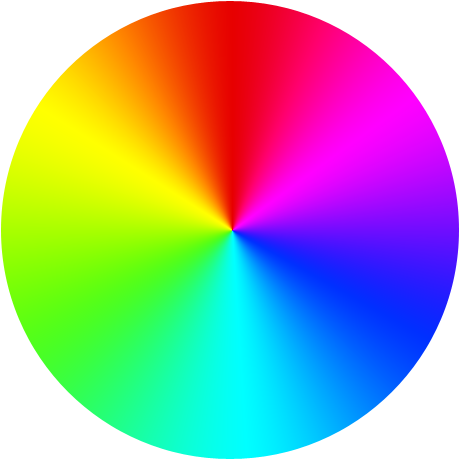
#> input picture 07_Image_Manipulation/color_circle.png, 460 x 460 px
$ jupyter execute --allow-errors Image_Manipulation_and_Filtering.ipynb   (shell and % lines are left out)   (older library calls are emulated)
#> lines starting #> are read from the running program, lines starting #| are printed output that depends on the picture; after the words box and inside, x2 and y2 are one past the last pixel; in counts of white or black regions, pixels touching at a corner belong together
# Image Manipulation and Filtering
This notebook explains the basic concepts of image manipulation and filtering by using the Numpy and Scipy pckages.

## Import the necessary packages

[cell 1]
# Import the required modules
import matplotlib.pyplot as plt
import matplotlib.colors
import numpy as np
from PIL import Image
from skimage import data
import scipy
# from IPython.html.widgets import interact, fixed
from ipywidgets import interact, fixed, FloatSlider, IntSlider,FloatRangeSlider, Label

## Read an image and display it

[cell 2]
# Load an image
rgb_image_int = Image.open("color_circle.png")
#> rgb_image_int is the input picture: PIL image 460x460 RGBA; mean R, G, B, A 108.6, 110.3, 104.4, 198.5
rgb_image_float= np.asarray(rgb_image_int,dtype=float)/255.0 # Convert the image to numpy array
print(rgb_image_float.shape)
#| (460, 460, 4)
rgb_image_float = rgb_image_float[:,:,:3] # Make sure image has three layers
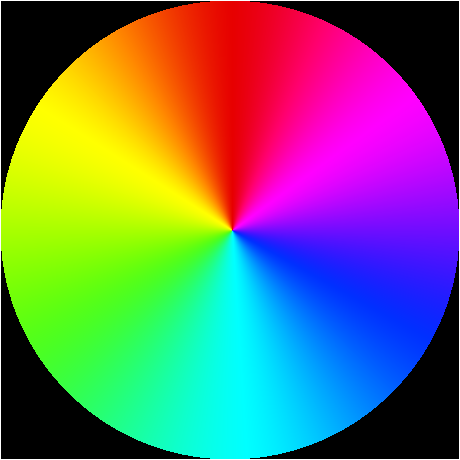
#> rgb_image_float: shape (460, 460, 3) float64; mean R, G, B 0.426, 0.432, 0.409
print(rgb_image_float.shape)
#| (460, 460, 3)
#> the sliders are set to original_image = <module 'ipywidgets.fixed_' fr, reduce_intensity_factor = 0.5
plt.imshow(rgb_image_float)
plt.show()

## Convert an RGB image to gray scale
The code below shows how to convert RGB image to gray scale. It also shows how to limit the range of the displayed intensities.

## Convert an RGB image to HSV and reduce the intensity
The code below shows how to convert RGB image HSV, change the intensity value in the HSV image, convert the HSV back to RGB, and display the result.

[cell 3]
def demo_rgb_to_hsv(original_image,reduce_intensity_factor=0.5):
#> the sliders are set to original_image = <module 'ipywidgets.fixed_' fr, range = [0.3, 0.7], continuous_update = False, description = Range
    original_rgb_image_float= np.asarray(original_image,dtype=float)/255.0 # Convert the image float
    original_rgb_image_float = original_rgb_image_float[:,:,:3] # Make sure image has three layers
    hsv_image=matplotlib.colors.rgb_to_hsv(original_rgb_image_float)
    hsv_image_processed=hsv_image.copy()
    hsv_image_processed[:,: ,2]=hsv_image[:,: ,2]*reduce_intensity_factor
    rgb_image_processed=matplotlib.colors.hsv_to_rgb(hsv_image_processed)
    fig1, axes_array = plt.subplots(1, 2)
    fig1.set_size_inches(8,4)
    image_plot = axes_array[0].imshow(original_rgb_image_float) # Show the RGB image
    axes_array[0].axis('off')
    axes_array[0].set(title='RGB Image')
    image_plot = axes_array[1].imshow(rgb_image_processed) # Show the gray image
    axes_array[1].axis('off')
    axes_array[1].set(title='Reduced Intensity Image')
    plt.show()

rgb_image_int = Image.open("color_circle.png")
#> (the rest of this cell did not finish here and is left out)

[cell 4]
# [16 lines left out: function demo_image_diaply_range, not called in this run]

rgb_image_int = Image.open("color_circle.png")
#> (the rest of this cell did not finish here and is left out)

# Image Filters
* Filtering an image means replacing each pixel in the original image with a linear combination of that pixel and its neighbors.
* The filter “template” or “kernel” or “mask” $H[u,v]$ is the values for the weights in the linear combination.
* Assuming the kernel size is 2k+1 by 2k+1 and the center element is element (0,0):
$$\large g(i,j) = \sum\limits_{u =  - k}^{k} {\sum\limits_{v =  - k}^{k} {h(u,v)f(i +u,j +v)} }   $$

## Convolution
Convolution is the same as correlation except the mask (also known as **kernel**, or **template**, or **filter**) is flipped both horizontally and vertically. Notice that in convolution you can either flip the mask or flip the original image.

$$\large g(i,j) = \sum\limits_{u =  - k}^{k} {\sum\limits_{v =  - k}^{k} {h(u,v)f(i - u,j - v)} }   $$

**Notes:**
* Convolution between the two function $f$ and $h$ is usually shown as  $g=f*h$  where $*$ means convolution.
* If the kernel is symmetric around the center then correlation and convolution are the same

[cell 5]
kernel = np.array([[ 1.,  2,  1],[ 0,  0,  0],[-1,-2,-1]])
kernel_sum=np.sum(kernel)
kernel= kernel/kernel_sum if kernel_sum else kernel
plt.rcParams['image.interpolation'] = 'none'
plt.imshow(kernel, cmap=plt.cm.gray);
plt.axis('off')
for row in range(np.shape(kernel)[0]):
    for col in range(np.shape(kernel)[1]):
        plt.text(col,row,'{:0.2f}'.format(kernel[row][col]),ha='center',color='red')
plt.show()
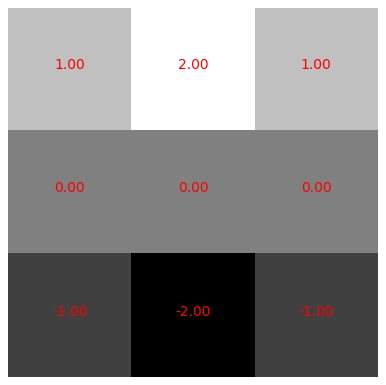
#> figure drawn by matplotlib, 1 panel
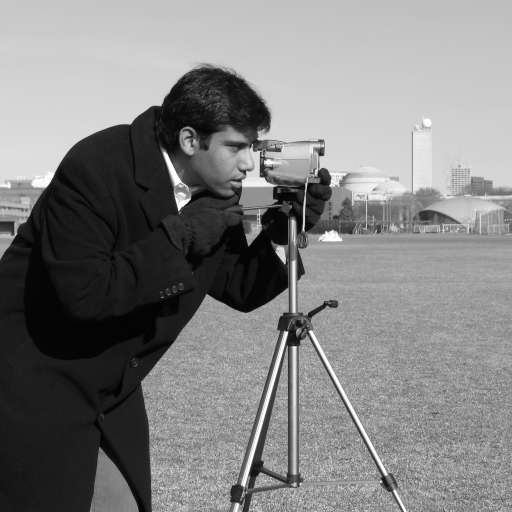
#> input picture skimage.data.camera(), 512 x 512 px

[cell 6]
from scipy.ndimage import convolve
plt.rcParams['image.interpolation'] = 'none'
def convolve_two_images_and_display_the_results(kernel,original_image):
    # Normalize the kernel
    kernel_sum=abs(np.sum(kernel))
    kernel= kernel/kernel_sum if kernel_sum else kernel
    filtered_image = scipy.ndimage.convolve(original_image, kernel)
    fig1, axes_array = plt.subplots(1, 3)
    fig1.set_size_inches(9,3)
    image_plot = axes_array[0].imshow(original_image ,cmap=plt.cm.gray) # Show the original image
    axes_array[0].axis('off')
    axes_array[0].set(title='Original image')
    image_plot = axes_array[1].imshow(kernel,cmap=plt.cm.gray) # Show the kernel
    for row in range(np.shape(kernel)[0]):
        for col in range(np.shape(kernel)[1]):
            axes_array[1].text(col,row,'{:0.2f}'.format(kernel[row][col]),ha='center',color='red')
    axes_array[1].axis('off')
    axes_array[1].set(title='Kernel image')
    image_plot = axes_array[2].imshow(filtered_image,cmap=plt.cm.gray) # Limit the range
    axes_array[2].axis('off')
    axes_array[2].set(title='Filtered Image')
    plt.show()
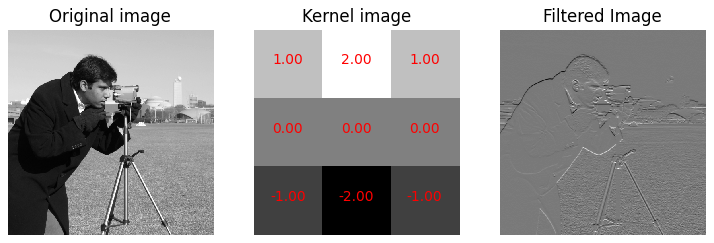
#> figure drawn by matplotlib, 3 panels
#> the sliders are set to original_image = <module 'ipywidgets.fixed_' fr, kernel_size = 3

kernel = np.array([[ 1.,  2,  1],[ 0,  0,  0],[-1,-2,-1]])
original_image = data.camera()/255.
convolve_two_images_and_display_the_results(kernel,original_image)

## Image smoothing
If we select a kernel which calculates the average of pixels around the center then this kernel has the effect of smoothing the picture. Note that if we increase the size of the kernel then the image will be smoother.

[cell 7]
def demo_kernel_size(original_image,kernel_size=3):
    kernel = np.ones((kernel_size,kernel_size))
    convolve_two_images_and_display_the_results(kernel,original_image)
current_image = data.camera()/255.
#> (the rest of this cell did not finish here and is left out)

As you can see the kernel basically finds the average of all the pixels around the center pixel. What if we like to give higher weights to the pixels which are closer to the center pixel? In that case we can define a function which gets smaller as it gets away from the center. One such function is the Gaussian function.

$$\large f(x) = \frac{1}{{\sqrt {2\pi{\sigma ^2} } }}\;{e^{ - \frac{{{{(x - \mu )}^2}}}{{2{\sigma ^2}}}}}$$

[cell 8]
def display_1d_gaussian(mean=0.0,sigma=0.5):
    x=np.linspace(-10,10,1000)
    y= (1/np.sqrt(2*np.pi*sigma**2))*np.exp(-((x-mean)**2)/(2*sigma**2))
    fig, axes1 = plt.subplots(1, 1)
    fig.set_size_inches(6,3)
    axes1.set(xlabel="X",ylabel="Y",title='Gaussian Curve',ylim=(0,1))
    plt.grid(True)
    axes1.plot(x,y,color='gray')
    plt.fill_between(x,y,0,color='#c0f0c0')
    plt.show()
interact(display_1d_gaussian,mean=FloatSlider(min=-10., max=10., step=0.1),
        sigma=FloatSlider(min=0.1, max=10, step=0.1, value=0.5));
#> the sliders are set to mean = <module 'ipywidgets.FloatSlide, sigma = 0.5
#> (the call stopped at in display_1d_gaussian, `y= (1/np.sqrt(2*np.pi*sigma**2))*np.exp(-((x-mean)**2)/(2*sigma**2))`: ipywidgets is not available in this run)
#> the sliders are set to sigma = 1.0

Let's create a two dimensional Gaussian kernel.

[cell 9]
import scipy.stats
from mpl_toolkits.mplot3d import Axes3D
from matplotlib.ticker import LinearLocator, FormatStrFormatter
def display_gaussian_kernel(sigma=1.0):
#> called with sigma = 1
    X = np.linspace(-5, 5, 400)
    Y = np.linspace(-5, 5, 400)
    X, Y = np.meshgrid(X, Y)
    R = np.sqrt(X**2 + Y**2)
    Z = np.sin(R)
    mu = np.array([0.0, 0.0])
    covariance = np.diag(np.array([sigma, sigma])**2)
    XY = np.column_stack([X.flat, Y.flat])
    z = scipy.stats.multivariate_normal.pdf(XY, mean=mu, cov=covariance)
    Z = z.reshape(X.shape)

    # Plot the surface.
    fig = plt.figure()
    fig.set_size_inches(8,4)
    ax1 = fig.add_subplot(121)
    ax1.imshow(Z)
    ax2 = fig.add_subplot(122, projection='3d')

    # fig = plt.figure()
    # ax = fig.gca(projection='3d')
    # axes_array[0].set(projection='3d')
    surf = ax2.plot_surface(X, Y, Z, cmap=plt.cm.coolwarm,
                           linewidth=0, antialiased=False)
    # Customize the z axis.
    ax2.set_zlim(0, .2)
    ax2.zaxis.set_major_locator(LinearLocator(10))
    ax2.zaxis.set_major_formatter(FormatStrFormatter('%.02f'))

    # Add a color bar which maps values to colors.
    fig.colorbar(surf, shrink=0.5, aspect=5)
    plt.show()
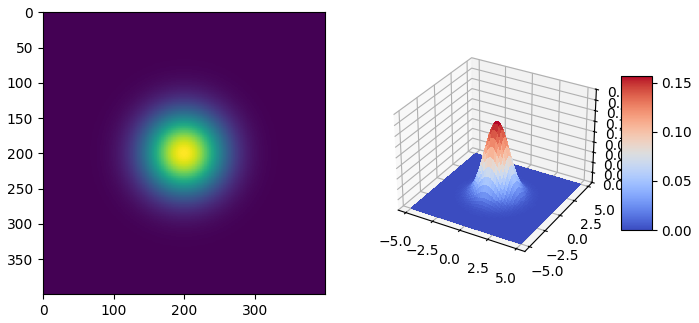
#> figure drawn by matplotlib, 3 panels
#> the sliders are set to original_image = <module 'ipywidgets.fixed_' fr, sigma = <module 'ipywidgets.FloatSlide
interact(display_gaussian_kernel,sigma=FloatSlider(min=1, max=3, step=0.05,value=1.0,continuous_update=False));

The <tt class="docutils literal"><span class="pre">scipy</span></tt> module has <tt class="docutils literal"><span class="pre">scipy.ndimage.filters.gaussian_filter</span></tt> which will generate the convolution of an image with  a 2d Gaussian filter.

[cell 10]
def gaussian_filter_and_display_results(original_image, sigma):
    filtered_image=scipy.ndimage.filters.gaussian_filter(original_image,
            sigma=sigma, order=0, output=None, mode='reflect', cval=0.0, truncate=4.0)
    fig1, axes_array = plt.subplots(1, 2)
    fig1.set_size_inches(8,4)
    image_plot = axes_array[0].imshow(original_image,cmap=plt.cm.gray)
    axes_array[0].axis('off')
    axes_array[0].set(title='Original Image')
    image_plot = axes_array[1].imshow(filtered_image,cmap=plt.cm.gray)
    axes_array[1].axis('off')
    axes_array[1].set(title='Filtered Image')
    plt.show()

current_image = data.camera()/255.
#> (the rest of this cell did not finish here and is left out)

You can sharpen an image by subtracting a blurred image from original

[cell 11]
original_image = data.camera()/255.
filtered_image=scipy.ndimage.filters.gaussian_filter(original_image,
        sigma=15, order=0, output=None, mode='reflect', cval=0.0, truncate=4.0)
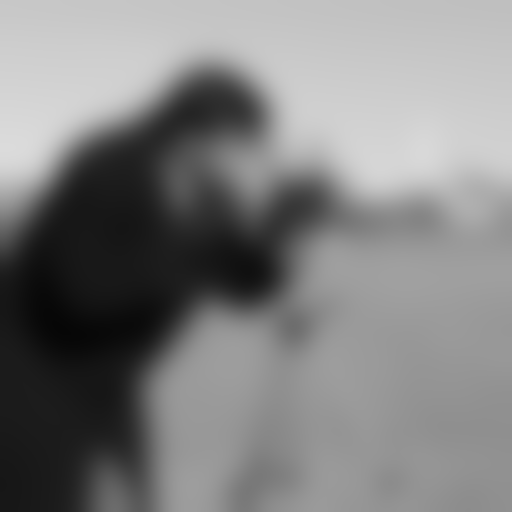
#> filtered_image: shape (512, 512) float64; min 0.0264, max 0.86, mean 0.506
sharpened_image=original_image-filtered_image
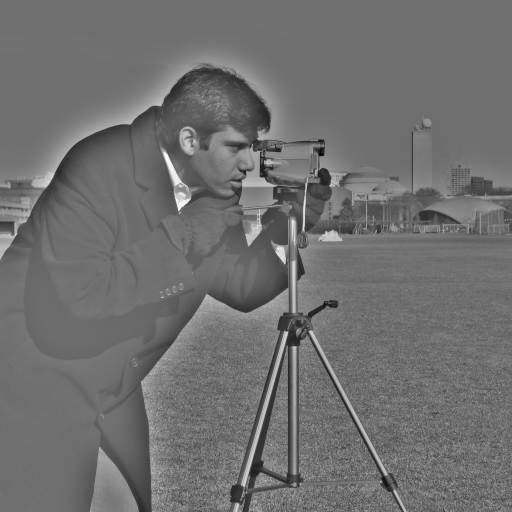
#> sharpened_image: shape (512, 512) float64; min -0.595, max 0.764, mean -5.31e-17; drawn with min black and max white
fig1, axes_array = plt.subplots(1, 3)
fig1.set_size_inches(9,3)
image_plot = axes_array[0].imshow(original_image ,cmap=plt.cm.gray) # Show the original image
axes_array[0].axis('off')
axes_array[0].set(title='Original image')
image_plot = axes_array[1].imshow(filtered_image,cmap=plt.cm.gray) # Show the filtered image
axes_array[1].axis('off')
axes_array[1].set(title='Blurred image')
image_plot = axes_array[2].imshow(sharpened_image,cmap=plt.cm.gray) # Show the sharpened image
axes_array[2].axis('off')
axes_array[2].set(title='Filtered Image')
plt.show()
#> the sliders are set to original_image = <module 'ipywidgets.fixed_' fr, filter_size = <module 'ipywidgets.IntSlider_, noise_percent = 10

## Removing noise by median filtering
Median filtering is a non-linear operation. The idea is to slide an N by M window over the original image and replace the value of each pixel in the image with the median value of the neihborhood pixels.Median filtering operations are typically used for removing ouliers and salt-and-pepper noise.

[cell 12]
def median_filter_demo(original_image,filter_size=5,noise_percent=10):
    noise=np.random.rand(*original_image.shape)
    noisy_image=original_image.copy()
    noisy_image[noise>(1-noise_percent*.01)]=1.0
    median_filtered_image=scipy.ndimage.filters.median_filter(noisy_image,
                    size=filter_size, footprint=None, output=None, mode='reflect', cval=0.0, origin=0)
    fig1, axes_array = plt.subplots(1, 3)
    fig1.set_size_inches(9,3)
    image_plot = axes_array[0].imshow(original_image ,cmap=plt.cm.gray) # Show the original image
    axes_array[0].axis('off')
    axes_array[0].set(title='Original image')
    image_plot = axes_array[1].imshow(noisy_image,cmap=plt.cm.gray) # Show the filtered image
    axes_array[1].axis('off')
    axes_array[1].set(title='Noisy image')
    image_plot = axes_array[2].imshow(median_filtered_image,cmap=plt.cm.gray) # Show the sharpened image
    axes_array[2].axis('off')
    axes_array[2].set(title='Filtered Image')
    plt.show()
    return
current_image = data.camera()/255.
# current_image=current_image[200:220,200:220]
#> (the rest of this cell did not finish here and is left out)

## Binarization
Image binarization converts an image to an image with only two levels (usually 0 and 1 or black and white).
The Simplest way to binarize an image is to choose a threshold and replace the value of all the pixels whose values are above threshold with 1 and replace the value of all the pixels below the threshold with zero.

[cell 13]
def binarize_image_and_display_results(input_image, threshold):
#     print("Threshold=",threshold)
    binarized_image=np.zeros(input_image.shape)
    binarized_image[input_image>=threshold]=1.0
    fig1, axes_array = plt.subplots(1, 2)
    fig1.set_size_inches(8,4)
    image_plot = axes_array[0].imshow(input_image,cmap=plt.cm.gray)
    axes_array[0].axis('off')
    axes_array[0].set(title='Original Image')
    image_plot = axes_array[1].imshow(binarized_image,cmap=plt.cm.gray)
    axes_array[1].axis('off')
    axes_array[1].set(title='Binarized Image')
    plt.show()
original_image = data.camera()/255.
interact(binarize_image_and_display_results,input_image=fixed(original_image),
         threshold=FloatSlider(min=0.1, max=1.0, step=0.05,value=.5,continuous_update=False,description='Threshold'));
#> the sliders are set to input_image = <module 'ipywidgets.fixed_' fr, threshold = 0.5
#> (the call stopped at in binarize_image_and_display_results, `binarized_image[input_image>=threshold]=1.0`: ipywidgets is not available in this run)

## Morphology

Morphological operations are mathematical concepts from the set theory. The morphological operations are specially useful for edge detection, noise removal, image enhancement and image segmentation. These operations are normally performed on binary images and they need two inputs, the original image, and a structuring element or kernel which determines the nature of operation.
The kernel is positioned at all possible locations in the image and it is compared with the corresponding pixels. Two basic morphological operators are Erosion and Dilation.
* **Erosion:** The mathematical definition of erosion for binary images is:

    - Suppose that X is the set of coordinates corresponding to the input binary image, and that K is the set of coordinates for the structuring element.

    - Let Kx denote the translation of K so that its origin is at x.

    - Then the erosion of X by K is simply the set of all points x such that Kx is a subset of X.

    In simple terms, the value of the output pixel is set to the **minimum** value of all the pixels under the kernel (mask). In other words, slide the mask over the original image. At any position consider all the pixels under the mask (where the value of the mask is 1). take the minimum value of all the pixel and replace the pixel under the center of the mask with the minimum value. For binary images if any pixel under the mask is 0, then the output pixel is set to zero.
* **Dialation:** The value of the output pixel is set to the **maximum** value of all the pixels under the kernel (mask).

[cell 14]
from skimage import data
def erosion_demo(binarized_image,kernel_size):
    eroded_image=scipy.ndimage.morphology.binary_erosion(binarized_image,
                    structure=np.ones((kernel_size,kernel_size)), iterations=1, mask=None,
                    border_value=0, origin=0, brute_force=False)
    fig1, axes_array = plt.subplots(1, 3)
    fig1.set_size_inches(9,3)
    image_plot = axes_array[0].imshow(original_image ,cmap=plt.cm.gray) # Show the original image
    axes_array[0].axis('off')
    axes_array[0].set(title='Original image')
    image_plot = axes_array[1].imshow(binarized_image,cmap=plt.cm.gray)
    axes_array[1].axis('off')
    axes_array[1].set(title='Binarized image')
    image_plot = axes_array[2].imshow(eroded_image,cmap=plt.cm.gray)
    axes_array[2].axis('off')
    axes_array[2].set(title='Eroded Image')
    plt.show()
original_image=np.asarray(data.coins())/255.
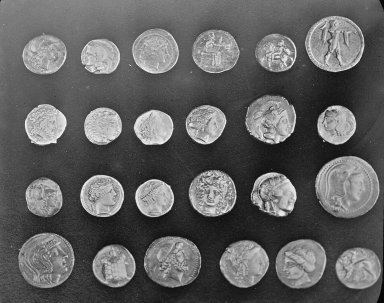
#> input picture skimage.data.coins(), 384 x 303 px
#> original_image: shape (303, 384) float64
current_binarized_image=np.where(original_image>0.5,1.,0.)
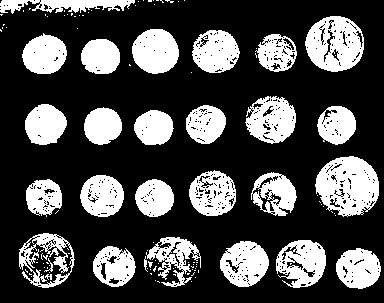
#> current_binarized_image: shape (303, 384) float64; values 0 (black) and 1 (white), 29.6% white; 119 white regions (91 under 20 px), largest, box (x1, y1, x2, y2) and area: (315, 156, 379, 217) 2701, (305, 16, 364, 72) 2288, (132, 29, 179, 74) 1645
#> the sliders are set to binarized_image = <module 'ipywidgets.fixed_' fr, kernel_size = 3


#> (the rest of this cell did not finish here and is left out)

#> the sliders are set to binarized_image = <module 'ipywidgets.fixed_' fr, kernel_size = 3

The reverse of **erossion** is **dialation**

[cell 15]
from skimage import data
def dilation_demo(binarized_image,kernel_size):
#> the sliders are set to binarized_image = <module 'ipywidgets.fixed_' fr, kernel_size = 3
    eroded_image=scipy.ndimage.morphology.binary_dilation(binarized_image,
                    structure=np.ones((kernel_size,kernel_size)), iterations=1, mask=None,
                    border_value=0, origin=0, brute_force=False)
    fig1, axes_array = plt.subplots(1, 3)
    fig1.set_size_inches(9,3)
    image_plot = axes_array[0].imshow(original_image ,cmap=plt.cm.gray) # Show the original image
    axes_array[0].axis('off')
    axes_array[0].set(title='Original image')
    image_plot = axes_array[1].imshow(binarized_image,cmap=plt.cm.gray)
    axes_array[1].axis('off')
    axes_array[1].set(title='Binarized image')
    image_plot = axes_array[2].imshow(eroded_image,cmap=plt.cm.gray)
    axes_array[2].axis('off')
    axes_array[2].set(title='Dilated Image')
    plt.show()
original_image=np.asarray(data.coins())/255.
current_binarized_image=np.where(original_image>0.5,1.,0.)


#> (the rest of this cell did not finish here and is left out)

There are other morphological operators including:

* **Closing:** The closing of an input image is the erosion of the dilation of the image by the structuring element.
* **Opening:** The opening of an input image is the dilation  of the erosion of the image by the structuring element.

[cell 16]
from skimage import data
def close_and_open_demo(binarized_image,kernel_size):
#> called with kernel_size = 3
    closed_image=scipy.ndimage.morphology.binary_closing(current_binarized_image,
             structure=np.ones((kernel_size,kernel_size)), iterations=1, output=None, origin=0)
#> closed_image: shape (303, 384) bool; 32.6% white; 52 white regions (27 under 20 px), largest, box (x1, y1, x2, y2) and area: (315, 156, 379, 217) 2999, (305, 16, 364, 72) 2569, (19, 233, 75, 288) 1893
    opened_image=scipy.ndimage.morphology.binary_opening(current_binarized_image,
                 structure=np.ones((kernel_size,kernel_size)), iterations=1, output=None, origin=0)
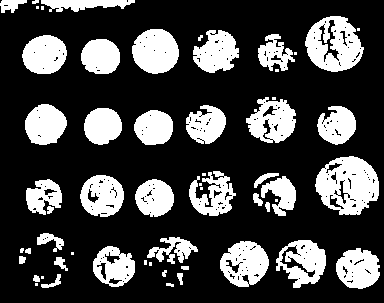
#> opened_image: shape (303, 384) bool; 26.9% white; 57 white regions (16 under 20 px), largest, box (x1, y1, x2, y2) and area: (315, 156, 379, 215) 2544, (305, 16, 364, 72) 2124, (132, 29, 179, 74) 1642
    fig1, axes_array = plt.subplots(1, 3)
    fig1.set_size_inches(9,3)
    image_plot = axes_array[0].imshow(current_binarized_image ,cmap=plt.cm.gray)
    axes_array[0].axis('off')
    axes_array[0].set(title='Binarized Image')
    image_plot = axes_array[1].imshow(closed_image,cmap=plt.cm.gray)
    axes_array[1].axis('off')
    axes_array[1].set(title='Closed Image')
    image_plot = axes_array[2].imshow(opened_image,cmap=plt.cm.gray)
    axes_array[2].axis('off')
    axes_array[2].set(title='Opened Image')
    plt.show()
#> (the rest of the program and of its run is left out)
